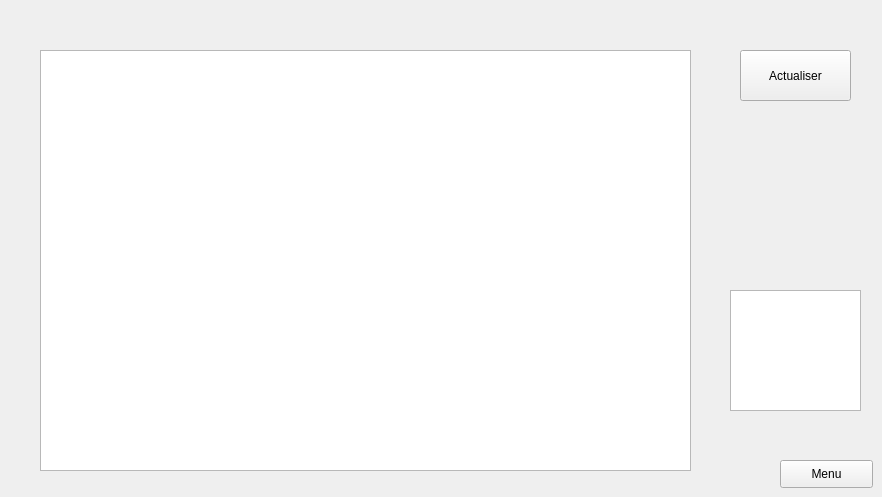
           <widget class="QWidget" name="Historique">
            <attribute name="title">
             <string>Historique de contrôle</string>
            </attribute>
            <widget class="QTextBrowser" name="textBrowser_5">
             <property name="geometry">
              <rect>
               <x>730</x>
               <y>290</y>
               <width>131</width>
               <height>121</height>
              </rect>
             </property>
             <property name="styleSheet">
              <string notr="true">border-image: url(:/img/Projet qt/delivery.png);</string>
             </property>
            </widget>
            <widget class="QTableView" name="tablehistorique">
             <property name="geometry">
              <rect>
               <x>40</x>
               <y>50</y>
               <width>651</width>
               <height>421</height>
              </rect>
             </property>
            </widget>
            <widget class="QPushButton" name="pushButton_7">
             <property name="geometry">
              <rect>
               <x>780</x>
               <y>460</y>
               <width>93</width>
               <height>28</height>
              </rect>
             </property>
             <property name="text">
              <string>Menu</string>
             </property>
            </widget>
            <widget class="QPushButton" name="pushButton_6">
             <property name="geometry">
              <rect>
               <x>740</x>
               <y>50</y>
               <width>111</width>
               <height>51</height>
              </rect>
             </property>
             <property name="text">
              <string>Actualiser</string>
             </property>
            </widget>
           </widget>
